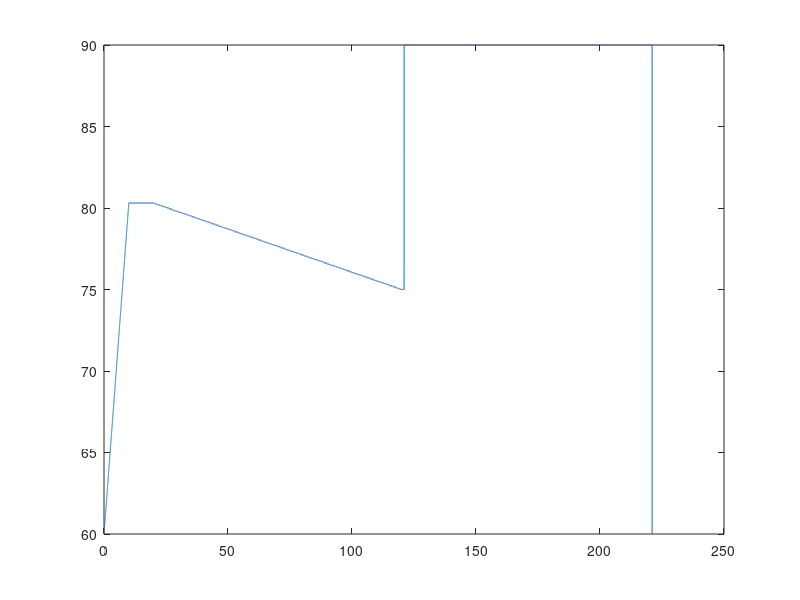

Write MATLAB code to recreate this figure.
nSamples = 5e4;
t0 = 0
t1 = 10
t2 = 10
t3 = 100
t4 = 1
t5 = .01
t6 = 100
t_total = t0 + t1 + t2 + t3 + t4 + t5 + t6;
t = linspace(0, t_total, nSamples);
B0 = 60
B1 = 80.3
B2 = 75
B3 = 90
for i = 1:nSamples
    if t(i)<t0
       B(i) = B0;
    elseif t(i) < t0 + t1
        B(i) = B0 + (B1-B0)/t1 * (t(i) - t0);
    elseif t(i) < t0 + t1 + t2
        B(i) = B1;
    elseif t(i) < t0 + t1 + t2 + t3
        B(i) = B1 + (B2 - B1)/t3 * (t(i) - (t0 + t1 + t2));
    elseif t(i) < t0 + t1 + t2 + t3 + t4
        B(i) = B2;
    elseif t(i) < t0 + t1 + t2 + t3 + t4 + t5
        B(i) = B2 + (B3 - B2)/t5 * (t(i) - (t0 + t1 + t2 + t3 + t4));
    else
        B(i) = B3;
    end
end
B(end) = B0
plot(t,B)